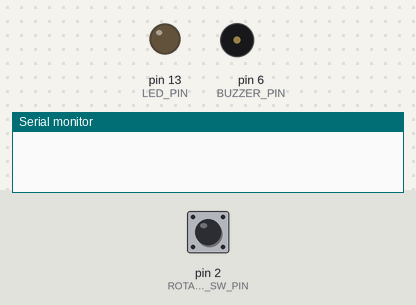
A sketch run on a simulated Arduino Uno, built with avr-gcc and run on an emulated ATmega328P. Parts: output pins drawn as LEDs (lit = HIGH), buzzer (waves = sounding), the last lines printed to the serial monitor. Inputs (shaded band) come from the test bench; at power-on: pin 2 (ROTARY_SW_PIN) HIGH.

Above: at 1.2 s.
1.3 s: pin 2 (ROTARY_SW_PIN) pulled LOW for 0.15 s
At 2.0 s:
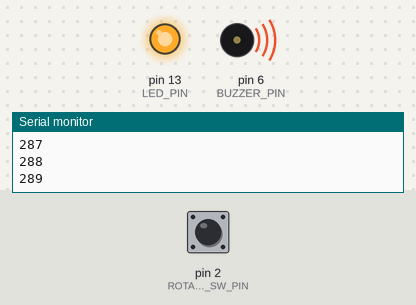
At 2.7 s:
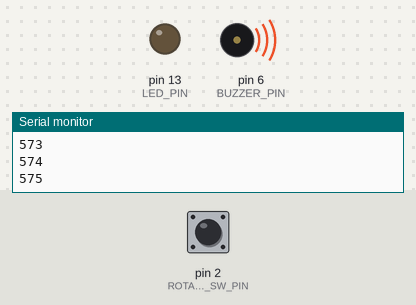
Timing chart, 0 to 4.3 s (numbered marks = the images above; inputs shaded):
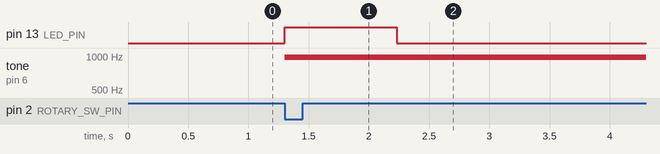

The sketch:

2_enhanced_rotary_encoder.ino
```cpp
#define CLEAR_BIT(x,n) x &= ~(1 << n)
#define MCUCR_PUDBIT_OFFSET 4 // from https://ww1.microchip.com/downloads/en/DeviceDoc/Atmel-7810-Automotive-Microcontrollers-ATmega328P_Datasheet.pdf

typedef enum _GPIO_PORT_t {
  GPIO_PORT_B, // digital pin 8-13
  GPIO_PORT_C, // analog pins
  GPIO_PORT_D  // digital pins 0-7
} GPIO_PORT_t;

typedef enum _GPIO_MODE_t {
  GPIO_MODE_INPUT = 0,
  GPIO_MODE_OUTPUT = 1,
  GPIO_MODE_INPUT_PULLUP = 2,
} GPIO_MODE_t;


GPIO_PORT_t getGpioPort(uint8_t pin) {
  if (pin >= 8 && pin <= 13) {
    return GPIO_PORT_B;
  } else if (pin >= 2 && pin <= 7) {
    return GPIO_PORT_D;
  }
  return GPIO_PORT_C;
}


void setPinMode(uint8_t pin, GPIO_MODE_t mode) {
  bool pullUp = false;
  if (mode == GPIO_MODE_INPUT_PULLUP) {
    /* need to disable the pullup disable bit in the MCUCR */
    CLEAR_BIT(MCUCR, MCUCR_PUDBIT_OFFSET);
    mode = 0; // this is for the i/o assignment with DDRx
    pullUp = true;
  }

  switch (getGpioPort(pin)) {
    /* for each case, we need to set the correct mode using DDRx register (either input/output) and also PORTx register (for input pullup only) */
    case GPIO_PORT_B:
    CLEAR_BIT(DDRB, pin-8);  /* port B pins start at pin 8 */
    DDRB |= (mode << pin-8);
    PORTB |= (pullUp << pin-8);
    break;
    case GPIO_PORT_C:
    CLEAR_BIT(DDRC, pin-14); /* port C pins start at pin 14 */
    DDRC |= (mode << pin-14);
    PORTC |= (pullUp << pin-14);
    break;
    case GPIO_PORT_D:
    CLEAR_BIT(DDRD, pin);  /* port D pins start at pin 0 */
    DDRD |= (mode << pin);
    PORTD |= (pullUp << pin);
    //Serial.println("Here");
    break;
  }
}

/* Pin definitions */
const byte LED_PIN = 13;
const byte BUZZER_PIN = 6;
const byte ROTARY_SW_PIN = 2;

#define SERIAL_BAUD_RATE 57600 // characters per second

void setup() {
  Serial.begin(SERIAL_BAUD_RATE);
  setPinMode(BUZZER_PIN, GPIO_MODE_OUTPUT);
  setPinMode(LED_PIN, GPIO_MODE_OUTPUT);
  setPinMode(ROTARY_SW_PIN, GPIO_MODE_INPUT_PULLUP);
  attachInterrupt(digitalPinToInterrupt(ROTARY_SW_PIN), buzz, FALLING);
}

void loop() {
  delay(1);
}

/**
* @brief ISR. This function is entered any time the value read at the ROTARY_SW_PIN changes from HIGH to LOW.
*/
void buzz() {

  /* turn LED on to show that we are in the ISR */
  digitalWrite(LED_PIN, HIGH);

  /* Higher frequency buzz followed by lower frequency buzz using delayPrintln() */
  analogWrite(BUZZER_PIN, 100);
  delayPrintln(500);
  analogWrite(BUZZER_PIN, 25);
  delayPrintln(500);

  /* turn off LED and buzzer to show that we have exited the ISR */
  digitalWrite(BUZZER_PIN, LOW);
  digitalWrite(LED_PIN, LOW);
}

/**
* @brief Approximation of delay() function that leverages the Serial terminal to generate blocking delay.
* @param ms Number of milliseconds of the delay.
*/
void delayPrintln(unsigned long ms) {
  /* It takes about 50 div BAUD_RATE seconds to send out one character */
  unsigned long numCharacters = round(SERIAL_BAUD_RATE * ms/(50000));
  for (int i = 0; i < numCharacters; i++) {
    Serial.println(i);
  }
}
```

Measured:
- after the input at 1.3 s, pin 13 (LED_PIN): LOW → HIGH at once, → LOW 0.93 s later; tone on pin 6 (BUZZER_PIN): silent → 977 Hz at once
